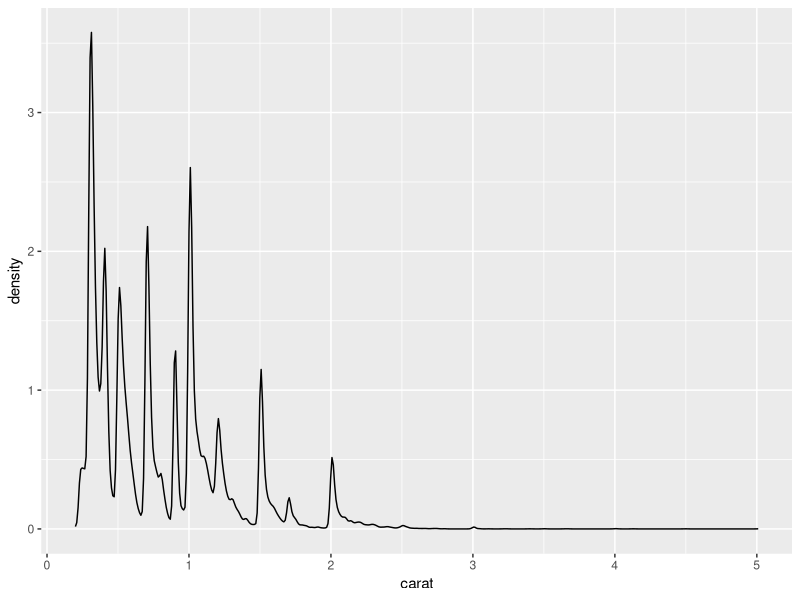

Generate this figure with R:
## ---- chunk 1
library(tidyverse)

# modifying chart size
options(repr.plot.width=5, repr.plot.height=3)
## ---- chunk 2
knitr::kable(head(diamonds))
## ---- chunk 3
ggplot(diamonds) +
  geom_density(aes(x = carat), adjust = 1/5)
## ---- chunk 4
knitr::opts_chunk$set(
  echo = FALSE
)
